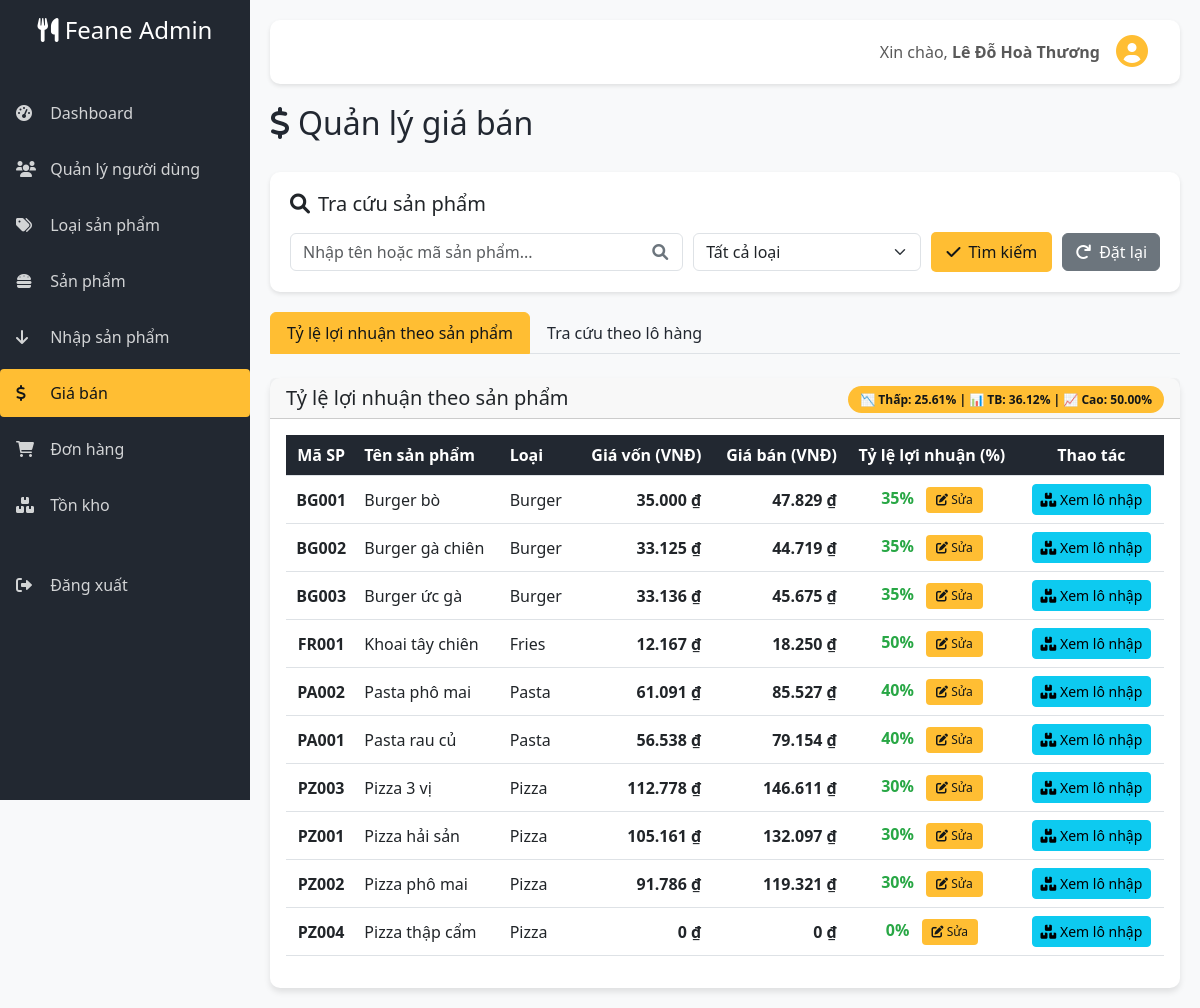
Before: /admin/pricing.php (signed in) with the older database file.
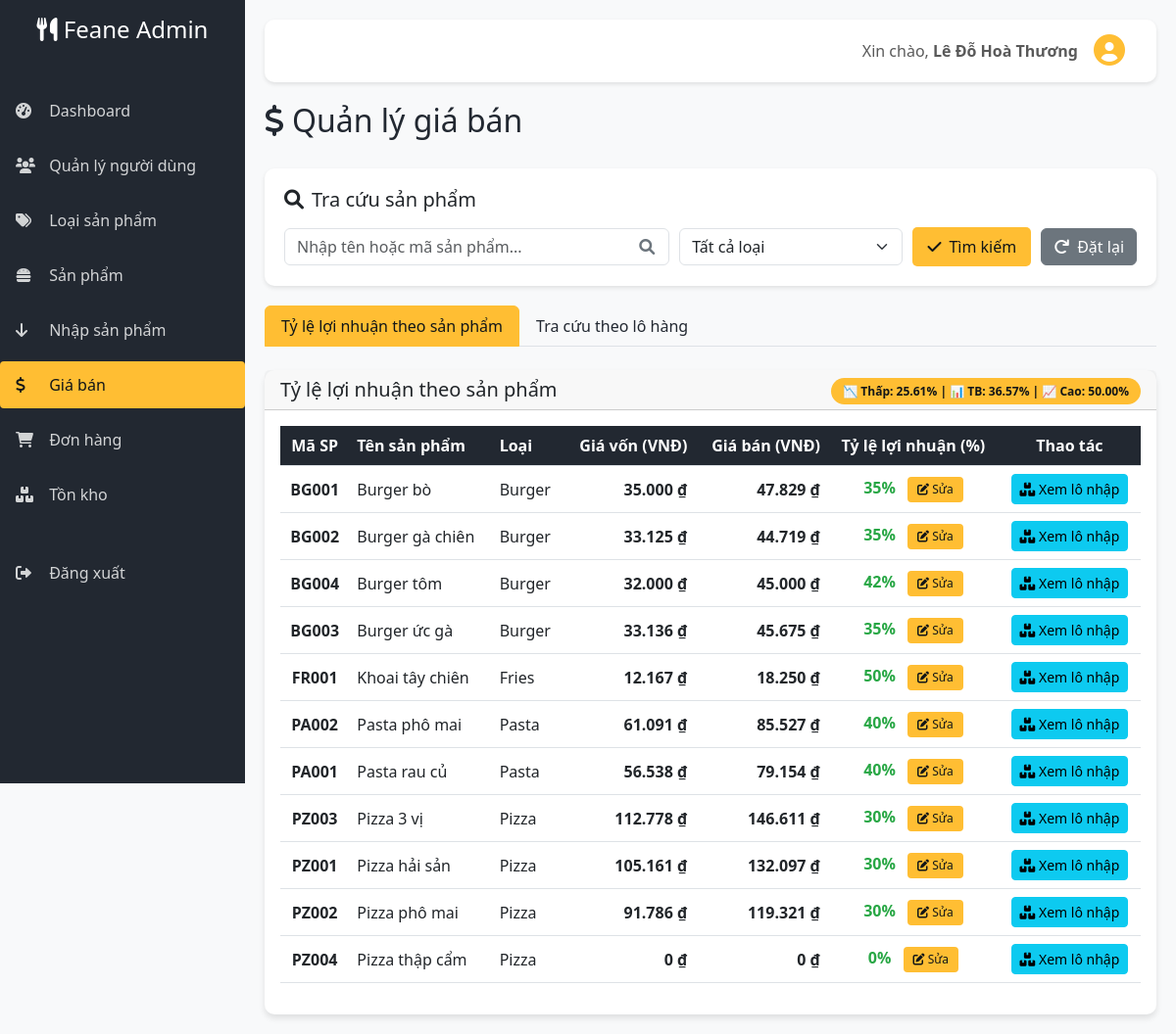
After: the same page with the newer database file.
### tables this page shows
CREATE TABLE `users` (
  `id` int(11) NOT NULL,
  `full_name` varchar(100) NOT NULL,
  `username` varchar(50) NOT NULL,
  `email` varchar(100) NOT NULL,
  `phone` varchar(20) DEFAULT NULL,
  `password` varchar(255) NOT NULL,
  `address` varchar(255) DEFAULT NULL,
  `birthday` date DEFAULT NULL,
  `register_date` date NOT NULL,
  `role` enum('admin','user') DEFAULT 'user',
  `status` enum('active','locked','inactive') DEFAULT 'active',
  `notes` text DEFAULT NULL,
  `avatar` varchar(255) DEFAULT NULL,
  `last_login` datetime DEFAULT NULL,
  `created_at` timestamp NOT NULL DEFAULT current_timestamp(),
  `updated_at` timestamp NOT NULL DEFAULT current_timestamp() ON UPDATE current_timestamp()
);

CREATE TABLE `products` (
  `id` int(11) NOT NULL,
  `code` varchar(20) NOT NULL,
  `name` varchar(200) NOT NULL,
  `category_id` int(11) NOT NULL,
  `description` text DEFAULT NULL,
  `image` varchar(255) DEFAULT NULL,
  `cost_price` decimal(10,2) NOT NULL,
  `selling_price` decimal(10,2) NOT NULL,
  `stock_quantity` int(11) DEFAULT 0,
  `status` enum('active','inactive') DEFAULT 'active',
  `created_at` timestamp NOT NULL DEFAULT current_timestamp(),
  `updated_at` timestamp NOT NULL DEFAULT current_timestamp() ON UPDATE current_timestamp(),
  `profit_percentage` int(11) DEFAULT NULL
);

CREATE TABLE `categories` (
  `id` int(11) NOT NULL,
  `name` varchar(100) NOT NULL,
  `description` text DEFAULT NULL,
  `image` varchar(255) DEFAULT NULL,
  `status` enum('active','inactive') DEFAULT 'active',
  `created_at` timestamp NOT NULL DEFAULT current_timestamp(),
  `updated_at` timestamp NOT NULL DEFAULT current_timestamp() ON UPDATE current_timestamp()
);

### admin/pricing.php (the view, shortened to what this page needs)
<?php
$host = 'localhost';
$dbname = 'fast_food';
$username = 'root';
$password = '';
try {
    $pdo = new PDO("mysql:host=$host;dbname=$dbname;charset=utf8mb4", $username, $password);
    $pdo->setAttribute(PDO::ATTR_ERRMODE, PDO::ERRMODE_EXCEPTION);
    $pdo->setAttribute(PDO::ATTR_DEFAULT_FETCH_MODE, PDO::FETCH_ASSOC);
} catch (PDOException $e) {
    die("Database connection failed: " . $e->getMessage());
}
$admin_id = $_SESSION['admin_id'];
$stmt = $pdo->prepare("SELECT id, full_name, username, email, phone, address, birthday, register_date, role, status, last_login FROM users WHERE id = ?");
$stmt->execute([$admin_id]);
$admin_info = $stmt->fetch();
function formatVND($amount) {
    return number_format($amount, 0, ',', '.') . ' ₫';
}
$stmt = $pdo->query("
    SELECT p.id, p.code, p.name, p.cost_price, p.selling_price,
           p.profit_percentage, c.name as category_name
    FROM products p
    JOIN categories c ON p.category_id = c.id
    WHERE p.status = 'active'
    ORDER BY c.name, p.name
");
$products = $stmt->fetchAll();
$stmt = $pdo->query("
    SELECT
        MIN(((selling_price - cost_price) / cost_price * 100)) as min_profit,
        MAX(((selling_price - cost_price) / cost_price * 100)) as max_profit,
        AVG(((selling_price - cost_price) / cost_price * 100)) as avg_profit
    FROM products WHERE status = 'active' AND cost_price > 0
");
$profit_stats = $stmt->fetch();
?>
<!DOCTYPE html>
<html lang="vi">
<head>
    <link href="https://cdn.jsdelivr.net/npm/bootstrap@5.3.0-alpha1/dist/css/bootstrap.min.css" rel="stylesheet">
    <link rel="stylesheet" href="https://cdnjs.cloudflare.com/ajax/libs/font-awesome/6.0.0/css/all.min.css">
</head>
<body>
    <div class="sidebar">
        <div class="p-3">
            <h4 class="text-center mb-4"><i class="fas fa-utensils"></i> Feane Admin</h4>
        </div>
        <ul class="nav flex-column">
            <li class="nav-item"><a class="nav-link" href="admin.php"><i class="fas fa-tachometer-alt"></i> <span>Dashboard</span></a></li>
            <li class="nav-item"><a class="nav-link" href="users.php"><i class="fas fa-users"></i> <span>Quản lý người dùng</span></a></li>
            <li class="nav-item"><a class="nav-link" href="categories.php"><i class="fas fa-tags"></i> <span>Loại sản phẩm</span></a></li>
            <li class="nav-item"><a class="nav-link" href="products.php"><i class="fas fa-hamburger"></i> <span>Sản phẩm</span></a></li>
            <li class="nav-item"><a class="nav-link" href="imports.php"><i class="fas fa-arrow-down"></i> <span>Nhập sản phẩm</span></a></li>
            <li class="nav-item"><a class="nav-link active" href="pricing.php"><i class="fas fa-dollar-sign"></i> <span>Giá bán</span></a></li>
            <li class="nav-item"><a class="nav-link" href="orders.php"><i class="fas fa-shopping-cart"></i> <span>Đơn hàng</span></a></li>
            <li class="nav-item"><a class="nav-link" href="inventory.php"><i class="fas fa-boxes"></i> <span>Tồn kho</span></a></li>
            <li class="nav-item mt-4"><a class="nav-link" href="logout.php"><i class="fas fa-sign-out-alt"></i> <span>Đăng xuất</span></a></li>
        </ul>
    </div>
    <div class="main-content">
        <nav class="navbar navbar-expand-lg navbar-custom">
            <div class="container-fluid">
                <div class="d-flex align-items-center ms-auto">
                    <span class="navbar-text me-3">
                        Xin chào, <strong><?php echo htmlspecialchars($admin_info['full_name'] ?: $admin_info['username']); ?></strong>
                    </span>
                    <button class="avatar-btn" data-bs-toggle="modal" data-bs-target="#profileModal">
                        <i class="fas fa-user-circle fa-2x"></i>
                    </button>
                </div>
            </div>
        </nav>
        <div class="page-header">
            <h2><i class="fas fa-dollar-sign me-2"></i>Quản lý giá bán</h2>
        </div>
        <div class="global-search-container">
            <h5 class="mb-3"><i class="fas fa-search me-2"></i>Tra cứu sản phẩm</h5>
            <form class="search-form" id="global-search-form">
                <div class="search-input-container">
                    <input type="text" class="form-control search-input" id="global-search-input" placeholder="Nhập tên hoặc mã sản phẩm...">
                    <i class="fas fa-search search-icon"></i>
                </div>
                <div class="search-input-container">
                    <select class="form-select" id="category-filter">
                        <option value="">Tất cả loại</option>
                    </select>
                </div>
                <button type="submit" class="btn btn-custom search-btn"><i class="fas fa-check me-2"></i>Tìm kiếm</button>
                <button type="button" class="btn btn-secondary" id="reset-search"><i class="fas fa-redo me-2"></i>Đặt lại</button>
            </form>
        </div>
        <ul class="nav nav-tabs" id="pricingTabs" role="tablist">
            <li class="nav-item">
                <a class="nav-link active" id="product-tab" data-bs-toggle="tab" href="#product">Tỷ lệ lợi nhuận theo sản phẩm</a>
            </li>
            <li class="nav-item">
                <a class="nav-link" id="import-tab" data-bs-toggle="tab" href="#import">Tra cứu theo lô hàng</a>
            </li>
        </ul>
        <div class="tab-content" id="pricingTabsContent">
            <div class="tab-pane fade show active" id="product">
                <div class="card card-custom mt-4">
                    <div class="card-header d-flex justify-content-between align-items-center flex-wrap">
                        <h5 class="card-title mb-0">Tỷ lệ lợi nhuận theo sản phẩm</h5>
                        <div class="mt-2 mt-sm-0">
                            <span class="stat-badge">
                                📉 Thấp: <?php echo number_format($profit_stats['min_profit'] ?? 0, 2); ?>% |
                                📊 TB: <?php echo number_format($profit_stats['avg_profit'] ?? 0, 2); ?>% |
                                📈 Cao: <?php echo number_format($profit_stats['max_profit'] ?? 0, 2); ?>%
                            </span>
                        </div>
                    </div>
                    <div class="card-body">
                        <div class="table-responsive">
                            <table class="table table-hover">
                                <thead>
                                    <tr>
                                        <th class="text-center">Mã SP</th>
                                        <th>Tên sản phẩm</th>
                                        <th>Loại</th>
                                        <th class="text-end">Giá vốn (VNĐ)</th>
                                        <th class="text-end">Giá bán (VNĐ)</th>
                                        <th class="text-center">Tỷ lệ lợi nhuận (%)</th>
                                        <th class="text-center">Thao tác</th>
                                    </tr>
                                </thead>
                                <tbody>
                                    <?php foreach ($products as $product): ?>
                                    <tr data-id="<?php echo $product['id']; ?>" data-cost="<?php echo $product['cost_price']; ?>">
                                        <td class="text-center"><strong><?php echo htmlspecialchars($product['code']); ?></strong></td>
                                        <td><?php echo htmlspecialchars($product['name']); ?></td>
                                        <td><?php echo htmlspecialchars($product['category_name']); ?></td>
                                        <td class="cost-price text-end"><?php echo formatVND($product['cost_price']); ?></td>
                                        <td class="selling-price text-end"><?php echo formatVND($product['selling_price']); ?></td>
                                        <td class="text-center">
                                            <div id="profit-cell-<?php echo $product['id']; ?>">
                                                <span class="profit-percentage"><?php echo $product['profit_percentage']; ?>%</span>
                                                <button class="edit-profit-btn ms-2" data-id="<?php echo $product['id']; ?>" data-profit="<?php echo $product['profit_percentage']; ?>">
                                                    <i class="fas fa-edit"></i> Sửa
                                                </button>
                                            </div>
                                        </td>
                                        <td class="text-center">
                                            <button class="btn btn-sm btn-info view-lots" data-id="<?php echo $product['id']; ?>" data-name="<?php echo htmlspecialchars($product['name']); ?>">
                                                <i class="fas fa-boxes"></i> Xem lô nhập
                                            </button>
                                        </td>
                                    </tr>
                                    <?php endforeach; ?>
                                </tbody>
                            </table>
                        </div>
                    </div>
                </div>
            </div>
        </div>
    </div>
</body>
</html>

### admin/pricing.php (style rules this page uses)
:root { --primary-color: #ffbe33; --secondary-color: #222831; --light-color: #ffffff; --dark-color: #121618; }
body { font-family: 'Segoe UI', Tahoma, Geneva, Verdana, sans-serif; background-color: #f8f9fa; overflow-x: hidden; }
.sidebar { min-height: 100vh; background-color: var(--secondary-color); color: var(--light-color); transition: all 0.3s; position: fixed; z-index: 100; width: 250px; }
.sidebar .nav-link { color: rgba(255, 255, 255, 0.8); padding: 0.75rem 1rem; margin: 0.25rem 0; border-radius: 0.25rem; transition: all 0.2s; }
.sidebar .nav-link:hover, .sidebar .nav-link.active { background-color: var(--primary-color); color: var(--dark-color); }
.sidebar .nav-link i { width: 20px; margin-right: 10px; }
.main-content { margin-left: 250px; padding: 20px; transition: all 0.3s; }
.navbar-custom { background-color: var(--light-color); box-shadow: 0 2px 4px rgba(0,0,0,.1); border-radius: 10px; padding: 12px 20px; margin-bottom: 20px; }
.card-custom { border: none; border-radius: 10px; box-shadow: 0 4px 6px rgba(0,0,0,.1); transition: transform 0.3s; }
.btn-custom { background-color: var(--primary-color); color: var(--dark-color); border: none; border-radius: 5px; padding: 8px 15px; transition: all 0.3s; }
.avatar-btn { background: transparent; border: none; cursor: pointer; padding: 0; transition: transform 0.2s; }
.avatar-btn i { font-size: 2rem; color: var(--primary-color); }
.profit-percentage { font-weight: bold; color: #28a745; }
.cost-price { color: #6c757d; font-weight: 600; }
.selling-price { font-weight: bold; color: #dc3545; }
.global-search-container { background-color: white; border-radius: 10px; padding: 20px; margin-bottom: 20px; box-shadow: 0 2px 4px rgba(0,0,0,.1); }
.search-form { display: flex; gap: 10px; align-items: center; flex-wrap: wrap; }
.search-input-container { flex-grow: 1; position: relative; min-width: 200px; }
.search-input { padding-right: 45px; }
.search-icon { position: absolute; right: 15px; top: 50%; transform: translateY(-50%); color: #6c757d; }
.nav-tabs .nav-link.active { background-color: var(--primary-color); color: var(--dark-color); border-color: var(--primary-color); }
.nav-tabs .nav-link { color: var(--secondary-color); }
.table th { background-color: var(--secondary-color); color: var(--light-color); vertical-align: middle; }
.table td { vertical-align: middle; }
.edit-profit-btn { background-color: var(--primary-color); color: var(--dark-color); border: none; padding: 4px 10px; border-radius: 4px; font-size: 12px; cursor: pointer; transition: all 0.3s; }
.stat-badge { background-color: var(--primary-color); color: var(--dark-color); padding: 5px 12px; border-radius: 20px; font-size: 12px; font-weight: 600; }
.page-header { display: flex; justify-content: space-between; align-items: center; margin-bottom: 30px; }
.page-header h2 { margin: 0; color: var(--secondary-color); }

Changed rows visible on the page:
added products: code "BG004", name "Burger tôm", category.name "Burger", cost_price "32.000 ₫", selling_price "45.000 ₫", profit_percentage "42"
Other visible differences:
$profit_stats['avg_profit']: "36.12" → "36.57"
